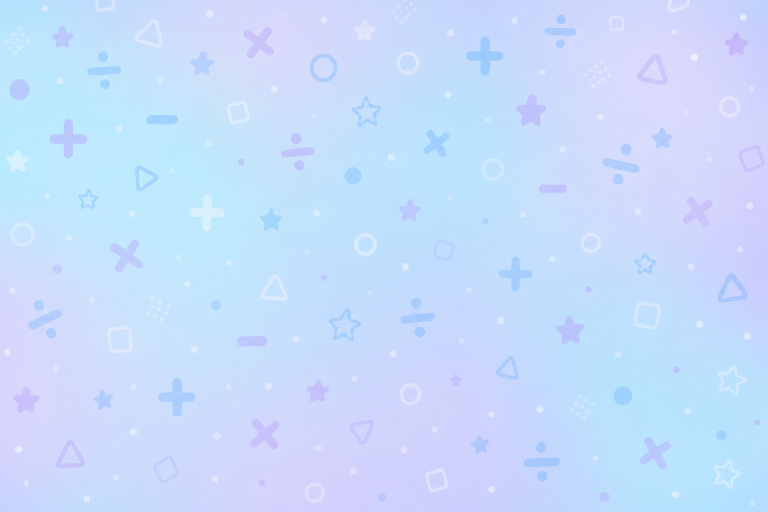
#> input picture assets/img/bg-pattern-ai.png, 1536 x 1024 px (shown at 1/2 size)
$ python -i normalize-sanrio-ai-cards.py   (imports and definitions only)
#> lines starting #> are read from the running program, lines starting #| are printed output that depends on the picture
#> in normalize, img is the input picture: PIL image 1536x1024 RGB; mean R, G, B 198.6, 220.1, 252.4
"""Trim margins and fill Sanrio AI cards to 3:4 portrait (no letterboxing)."""
from pathlib import Path
from PIL import Image

CARDS = Path(__file__).resolve().parents[1] / "assets" / "img" / "sanrio" / "cards"
TARGET_W = 420
TARGET_H = 560
MARGIN_TOL = 14
EDGE_PAD = 2


def is_margin(px: tuple[int, int, int], tol: int = MARGIN_TOL) -> bool:
    r, g, b = px
    return r >= 255 - tol and g >= 250 - tol and b >= 250 - tol


def trim_margins(img: Image.Image) -> Image.Image:
    rgb = img.convert("RGB")
    w, h = rgb.size
#> w = 1536; h = 1024
    px = rgb.load()
    left, top, right, bottom = 0, 0, w, h
#> left = 0; top = 0; right = 1536; bottom = 1024

    while top < bottom:
        if all(is_margin(px[x, top]) for x in range(left, right)):
            top += 1
        else:
            break
#> after the loop, top = 0

    while bottom > top:
        if all(is_margin(px[x, bottom - 1]) for x in range(left, right)):
            bottom -= 1
        else:
            break
#> this loop made 1 pass
#> after the loop, bottom = 1024

    while left < right:
        if all(is_margin(px[left, y]) for y in range(top, bottom)):
            left += 1
        else:
            break
#> this loop made 1 pass
#> after the loop, left = 0

    while right > left:
        if all(is_margin(px[right - 1, y]) for y in range(top, bottom)):
            right -= 1
        else:
            break
#> this loop made 1 pass
#> after the loop, right = 1536

    if right <= left or bottom <= top:
        return img

    return img.crop((
        max(0, left - EDGE_PAD),
        max(0, top - EDGE_PAD),
        min(w, right + EDGE_PAD),
        min(h, bottom + EDGE_PAD),
    ))


def cover_fill(img: Image.Image) -> Image.Image:
    img = img.convert("RGBA")
#> img: PIL image 1536x1024 RGBA
    w, h = img.size
#> w = 1536; h = 1024
    scale = max(TARGET_W / w, TARGET_H / h)
#> scale = 0.547
    nw, nh = max(1, int(w * scale)), max(1, int(h * scale))
#> nw = 840; nh = 560
    resized = img.resize((nw, nh), Image.Resampling.LANCZOS)
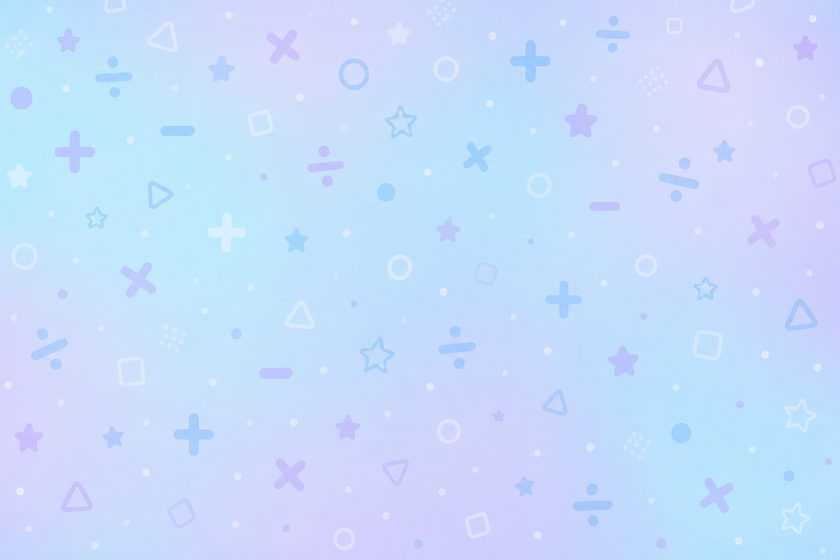
#> resized: PIL image 840x560 RGBA; mean R, G, B, A 198.5, 220.1, 252.4, 255
    left = (nw - TARGET_W) // 2
#> left = 210
    top = (nh - TARGET_H) // 2
#> top = 0
    return resized.crop((left, top, left + TARGET_W, top + TARGET_H))
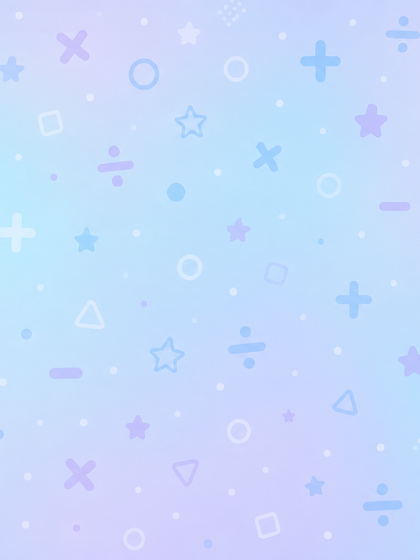
#> returned value: PIL image 420x560 RGBA; mean R, G, B, A 198.5, 218.9, 252.3, 255


def normalize(path: Path) -> None:
    img = Image.open(path)
    trimmed = trim_margins(img)
    filled = cover_fill(trimmed)
    filled.save(path, optimize=True)


def main():
    for path in sorted(CARDS.glob("card-*.png")):
        before = Image.open(path).size
        normalize(path)
        print(f"{path.name}: {before} -> {TARGET_W}x{TARGET_H} cover")


# [2 lines not run here, left out]

>>> result = normalize('../assets/img/bg-pattern-ai.png')
